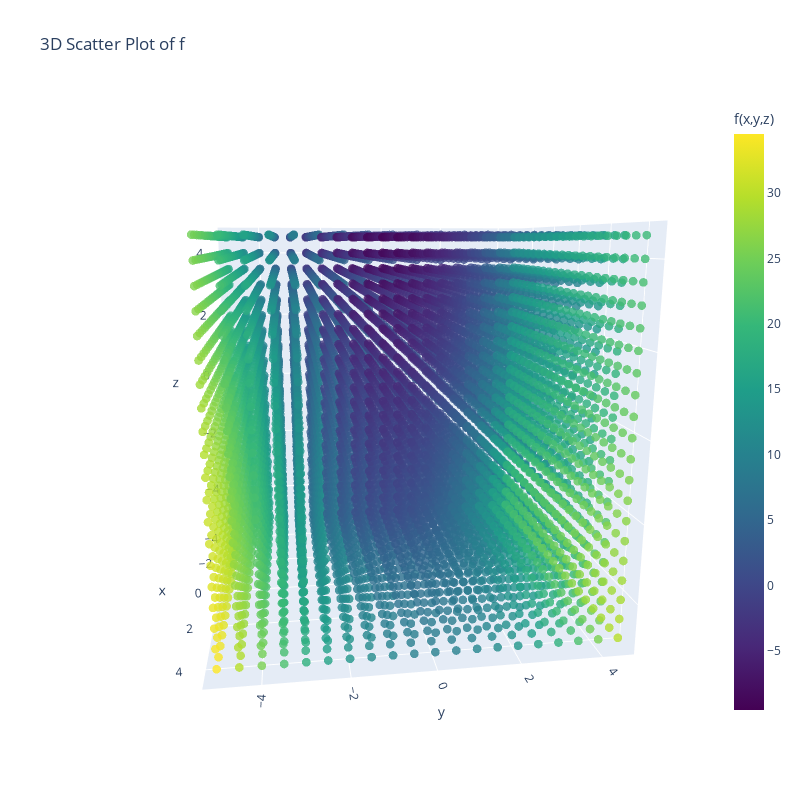

This figure's notebook cell:
### Code cell
plot_3d(x,y,z,values)

### Figure 1 — Plotly figure (JSON) as saved in the notebook; plotly's stock layout.template omitted (floating-point values rounded to 4 significant figures; data arrays with more than 128 entries replaced by an {"elided": "..."} marker saying what was removed)
{"data": [{"marker": {"color": {"elided": "8000 float values"}, "colorbar": {"title": {"text": "f(x,y,z)"}}, "colorscale": [[0, "#440154"], [0.1111, "#482878"], [0.2222, "#3e4989"], [0.3333, "#31688e"], [0.4444, "#26828e"], [0.5556, "#1f9e89"], [0.6667, "#35b779"], [0.7778, "#6ece58"], [0.8889, "#b5de2b"], [1, "#fde725"]], "opacity": 0.8, "size": 3}, "mode": "markers", "type": "scatter3d", "x": {"elided": "8000 float values"}, "y": {"elided": "8000 float values"}, "z": {"elided": "8000 float values"}}], "layout": {"height": 800, "scene": {"aspectmode": "auto", "aspectratio": {"x": 1.0, "y": 1.0, "z": 1.0}, "camera": {"center": {"x": 0, "y": 0, "z": 0}, "eye": {"x": 2.009, "y": -0.2916, "z": 0.4577}, "projection": {"type": "perspective"}, "up": {"x": 0, "y": 0, "z": 1}}, "xaxis": {"title": {"text": "x"}, "type": "linear"}, "yaxis": {"title": {"text": "y"}, "type": "linear"}, "zaxis": {"title": {"text": "z"}, "type": "linear"}}, "title": {"text": "3D Scatter Plot of f"}, "width": 800}}
